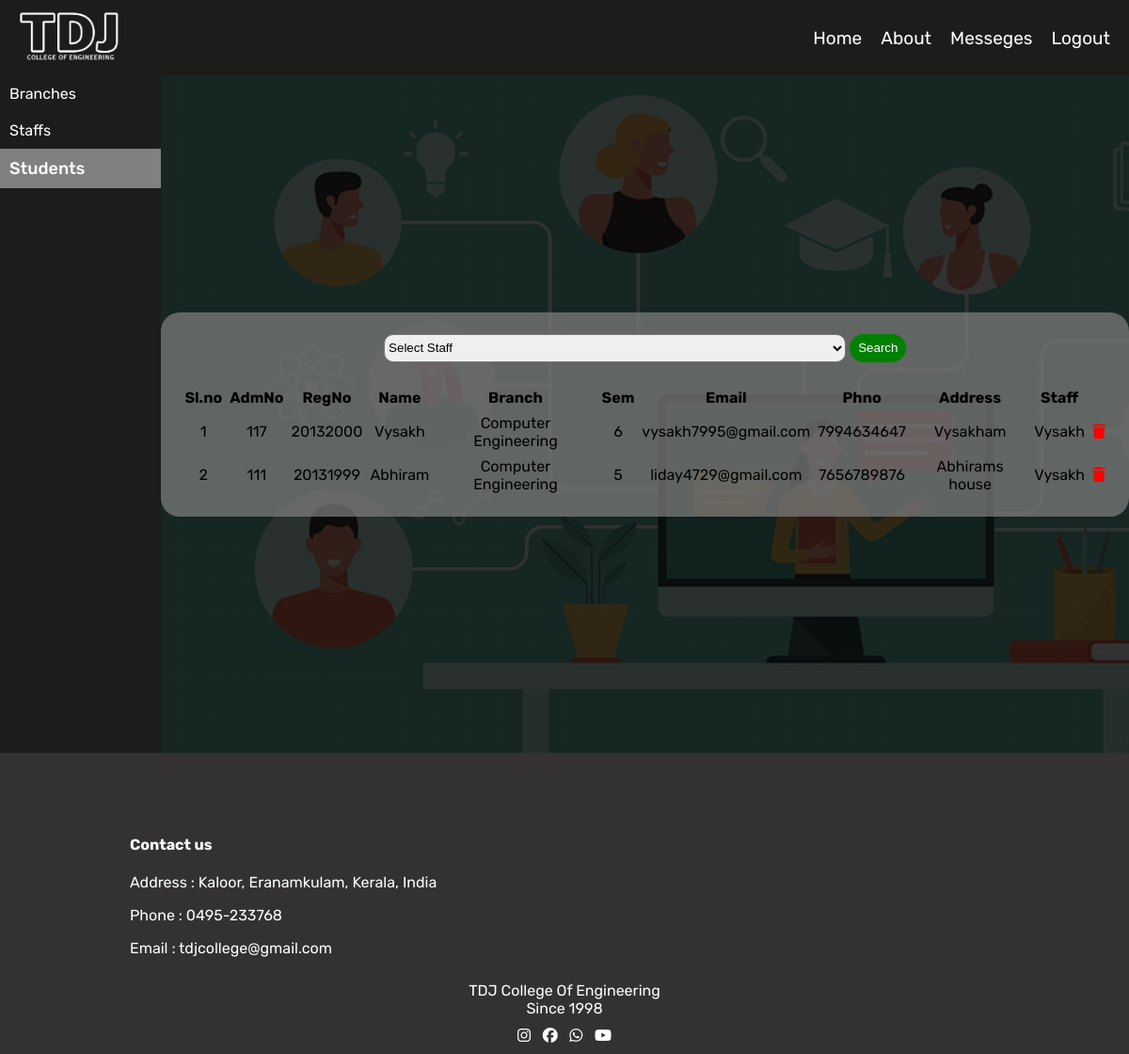
The page /viewstudents (signed in) on the database as committed earlier.
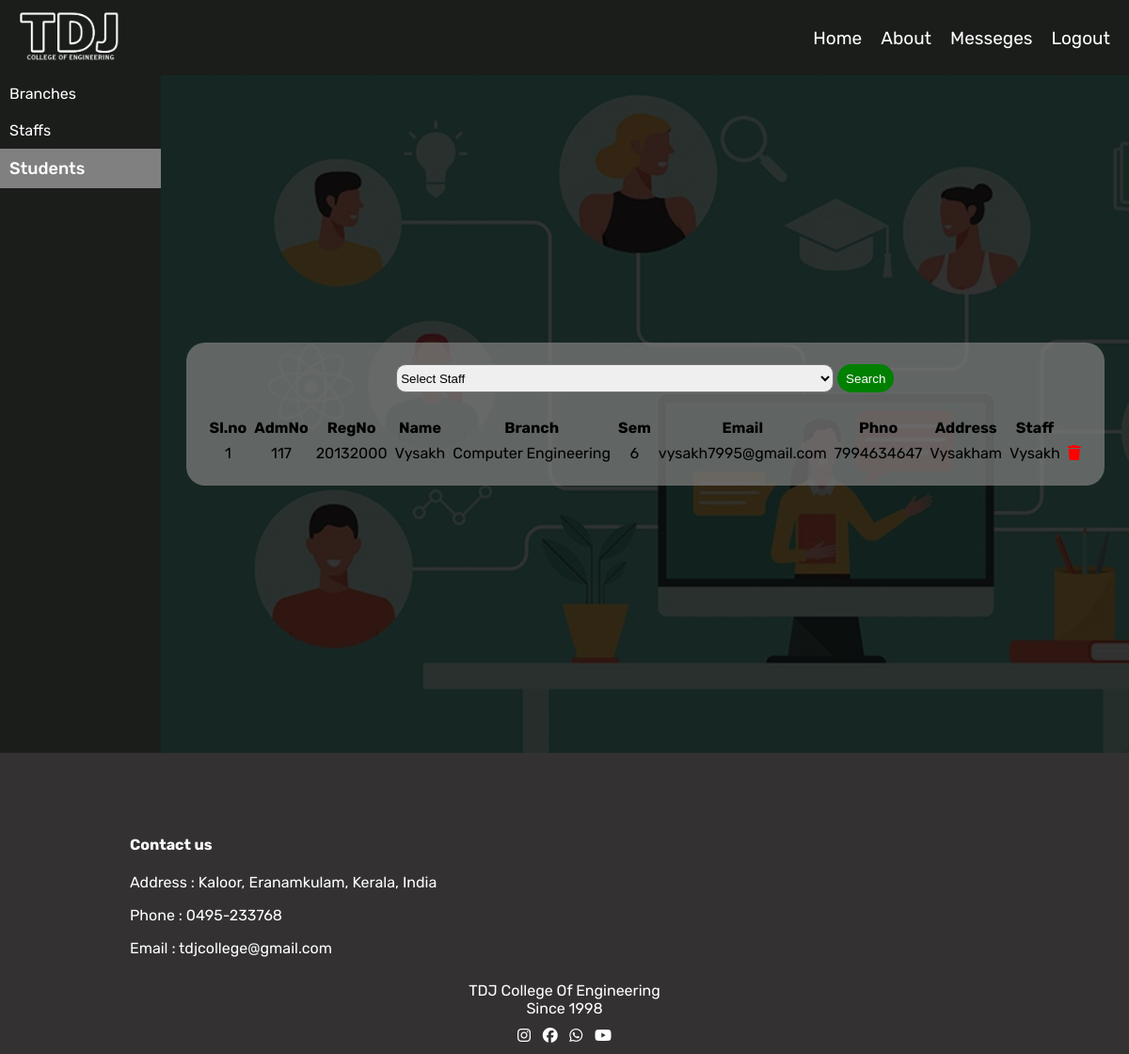
The same page on the database as committed later.
### app/models.py (models this page shows, shortened)
class Student(models.Model):
    staffname=models.ForeignKey(Staff,on_delete=models.CASCADE)
    bname=models.ForeignKey(Branches,on_delete=models.CASCADE)
    ssem=models.ForeignKey(Sem,on_delete=models.CASCADE)
    stname=models.TextField()
    stregno=models.TextField()
    stadmno=models.TextField()
    stemail=models.TextField()
    stphno=models.TextField()
    staddress=models.TextField()
    stpassword=models.TextField(null=True)
    setnewpsw=models.BooleanField(default=False)

class Branches(models. Model):
    aname=models.ForeignKey(admins,on_delete=models.CASCADE)
    bname=models.TextField()
    status=models.BooleanField(default=True)

class Sem(models.Model):
    semno=models.TextField()

class Staff(models.Model):
    aname=models.ForeignKey(admins,on_delete=models.CASCADE)
    staffname=models.TextField()
    staffemail=models.TextField()
    staffphno=models.TextField()
    staffaddress=models.TextField()
    staffbranch=models.ForeignKey(Branches,on_delete=models.CASCADE)
    staffpassword=models.TextField()
    status=models.BooleanField(default=True)

### app/views.py (the view)
# urls.py: path('viewstudents',views.viewstudents),
def viewstudents(request):
    if 'adm' in request.session:
        staffs=Staff.objects.filter(aname=admins.objects.get(username=request.session['adm']))
        if request.method=='POST':
            staff=request.POST['staff']
            stf=Staff.objects.get(staffname=staff)
            data=Student.objects.filter(staffname=stf)
        else:
            data=Student.objects.all()
        return render(request,'admin/viewstudents.html',{'staffs':staffs,'data':data,'msg_count':countmsg(request)})
    else:
        return redirect(index)

### app/views.py (called while the page is built)
def countmsg(request):
    u_msgs=messeges.objects.filter(read=False)
    msg_len=len(u_msgs)
    return msg_len

### templates/admin/viewstudents.html (shortened to what the changed rows need)
<!DOCTYPE html>
<html lang="en">
<head>
    {% load static %}
    <link rel="stylesheet" href="{% static 'css/index.css' %}">
</head>
<body>
    <div class="main">
        <div class="admin_main">
            <div class="admin_part2 admin">
            <div class="cntr">
                <div class="branches">
                    <table cellpadding="3px">
                        <tr>
                            <th>Sl.no</th>
                            <th>AdmNo</th>
                            <th>RegNo</th>
                            <th>Name</th>
                            <th>Branch</th>
                            <th>Sem</th>
                            <th>Email</th>
                            <th>Phno</th>
                            <th>Address</th>
                            <th>Staff</th>
                        </tr>
                        {% for i in data %}
                        <tr>
                        <td>{{forloop.counter}}</td>
                        <td>{{i.stadmno}}</td>
                        <td>{{i.stregno}}</td>
                        <td>{{i.stname}}</td>
                        <td>{{i.bname.bname}}</td>
                        <td>{{i.ssem.semno}}</td>
                        <td>{{i.stemail}}</td>
                        <td>{{i.stphno}}</td>
                        <td>{{i.staddress}}</td>
                        <td>{{i.staffname.staffname}}</td>
                            <td><a href="../deletestudent/{{i.pk}}" onclick="return confirm('Are you sure you want to delete this?')" style="color: red;" title="Delete Student"><i class="fa-solid fa-trash"></i></a></td>
                        </tr>
                        {% endfor %}
                    </table>
                </div>
            </div>
            </div>
           </div>
        </div>
</body>
</html>

Rows that differ between the two databases and show on the page:
removed Student: stadmno "111", stregno "20131999", stname "Abhiram", bname.bname "Computer Engineering", ssem.semno "5", stemail "liday4729@gmail.com", stphno "7656789876", staddress "Abhirams house", staffname.staffname "Vysakh"
